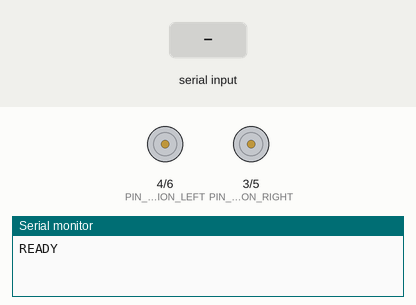
The sketch below on a simulated Arduino Uno, built with avr-gcc and run on an emulated ATmega328P. Parts: direction and speed pins drawn as motors (green arrow = direction pin HIGH = forward, orange = LOW = backward, longer = more drive), the last lines printed to the serial monitor. The test bench sets the inputs (shaded band).

Above: at 1.4 s.
1.5 s: "FORWARD\n" received over Serial
At 1.75 s:
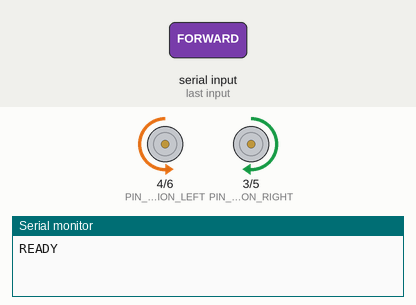
3.4 s: "LEFT\n" received over Serial
At 3.65 s:
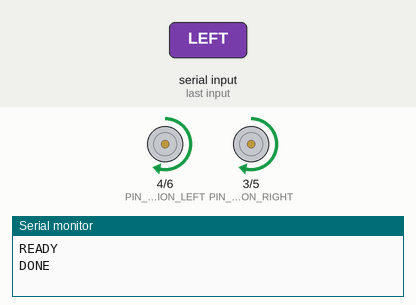
5.4 s: "RIGHT\n" received over Serial
At 5.65 s:
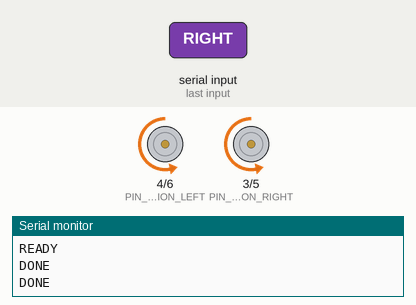
7.4 s: "NUDGE\n" received over Serial
At 8.3 s:
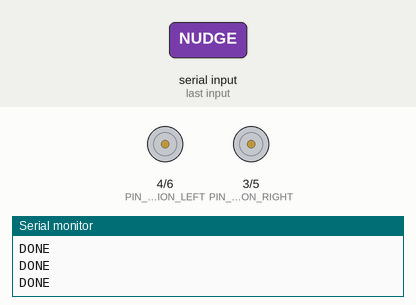
Timing chart, 0 to 10.2 s (numbered marks = the images above; inputs shaded):
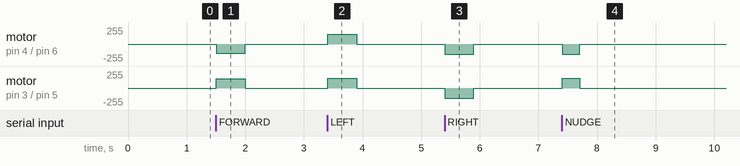

The sketch:

a_star_path_planner.ino
```cpp
//MOTOR PINS
#define PIN_DIRECTION_RIGHT 3
#define PIN_DIRECTION_LEFT  4
#define PIN_MOTOR_PWM_RIGHT 5
#define PIN_MOTOR_PWM_LEFT  6

//ULTRASONIC PINS
const int TRIG_PIN = 7;
const int ECHO_PIN = 8;

// MOVEMENT PARAMETERS
const int MOTOR_SPEED = 140;
const int TURN_SPEED  = 150;

//need to TUNE
const int MOVE_TIME = 490;
const int TURN_TIME = 495;      //90 degrees
const int NUDGE_TIME = 300;      // small nudge forward after the robto turns
const int NUDGE_SPEED = 120;     // low speed for the nudge

void setup() {
  Serial.begin(9600);

  pinMode(PIN_DIRECTION_LEFT, OUTPUT);
  pinMode(PIN_MOTOR_PWM_LEFT, OUTPUT);
  pinMode(PIN_DIRECTION_RIGHT, OUTPUT);
  pinMode(PIN_MOTOR_PWM_RIGHT, OUTPUT);

  pinMode(TRIG_PIN, OUTPUT);
  pinMode(ECHO_PIN, INPUT);

  stopMotors();
  Serial.println("READY");
  Serial.flush();
}

void loop() {
  if (Serial.available() > 0) {
    String cmd = Serial.readStringUntil('\n');
    cmd.trim();

    if (cmd == "FORWARD") {
      moveForward();
      Serial.println("DONE");
      Serial.flush();

    } else if (cmd == "LEFT") {
      turnLeft();
      Serial.println("DONE");
      Serial.flush();

    } else if (cmd == "RIGHT") {
      turnRight();
      Serial.println("DONE");
      Serial.flush();

    } else if (cmd == "NUDGE") {
      nudgeForward();
      Serial.println("DONE");
      Serial.flush();

    } else if (cmd == "SCAN") {
      float d = stabilizedUltrasonic();
      Serial.print("DIST:");
      Serial.println(d);
      Serial.flush();

    } else if (cmd == "STOP") {
      stopMotors();
      Serial.println("DONE");
      Serial.flush();
    }
  }
}

// MOVEMENT FUNCTIONS

void moveForward() {
  // Freenove polarity: LEFT=LOW forward, RIGHT=HIGH forward
  digitalWrite(PIN_DIRECTION_LEFT, LOW);
  digitalWrite(PIN_DIRECTION_RIGHT, HIGH);

  analogWrite(PIN_MOTOR_PWM_LEFT, MOTOR_SPEED);
  analogWrite(PIN_MOTOR_PWM_RIGHT, MOTOR_SPEED);

  delay(MOVE_TIME);
  stopMotors();
}

void nudgeForward() {
  // small forward nudge after turngni
  digitalWrite(PIN_DIRECTION_LEFT, LOW);
  digitalWrite(PIN_DIRECTION_RIGHT, HIGH);

  analogWrite(PIN_MOTOR_PWM_LEFT, NUDGE_SPEED);
  analogWrite(PIN_MOTOR_PWM_RIGHT, NUDGE_SPEED);

  delay(NUDGE_TIME);
  stopMotors();
}

void turnLeft() {
  // spin left
  digitalWrite(PIN_DIRECTION_LEFT, HIGH);
  digitalWrite(PIN_DIRECTION_RIGHT, HIGH);

  analogWrite(PIN_MOTOR_PWM_LEFT, TURN_SPEED);
  analogWrite(PIN_MOTOR_PWM_RIGHT, TURN_SPEED);

  delay(TURN_TIME);
  stopMotors();
}

void turnRight() {
  // spin right
  digitalWrite(PIN_DIRECTION_LEFT, LOW);
  digitalWrite(PIN_DIRECTION_RIGHT, LOW);

  analogWrite(PIN_MOTOR_PWM_LEFT, TURN_SPEED);
  analogWrite(PIN_MOTOR_PWM_RIGHT, TURN_SPEED);

  delay(TURN_TIME);
  stopMotors();
}

// motor stop
void stopMotors() {
  analogWrite(PIN_MOTOR_PWM_LEFT, 0);
  analogWrite(PIN_MOTOR_PWM_RIGHT, 0);
  delay(200);  //delay before scanning - this shoudl
}


float stabilizedUltrasonic() {
  stopMotors();      //motors fully stop before we scan
  delay(80);         // delay

  long d1 = readUltrasonicRaw();
  delay(30);
  long d2 = readUltrasonicRaw();
  delay(30);
  long d3 = readUltrasonicRaw();

  long d = min(d1, min(d2, d3));
  return d;
}

float readUltrasonicRaw() {
  digitalWrite(TRIG_PIN, LOW);
  delayMicroseconds(3);
  digitalWrite(TRIG_PIN, HIGH);
  delayMicroseconds(10);
  digitalWrite(TRIG_PIN, LOW);

  long dur = pulseIn(ECHO_PIN, HIGH, 30000);
  float dist = dur * 0.034 / 2;

  if (dist == 0 || dist > 400) return 400;
  return dist;
}
```

Measured:
- after the input at 1.5 s, motor on pin 4 (PIN_DIRECTION_LEFT) / pin 6 (PIN_MOTOR_PWM_LEFT): stopped → backward 140/255 at once, → stopped 0.49 s later; motor on pin 3 (PIN_DIRECTION_RIGHT) / pin 5 (PIN_MOTOR_PWM_RIGHT): stopped → forward 140/255 at once, → stopped 0.49 s later
- after the input at 3.4 s, motor on pin 4 (PIN_DIRECTION_LEFT) / pin 6 (PIN_MOTOR_PWM_LEFT), motor on pin 3 (PIN_DIRECTION_RIGHT) / pin 5 (PIN_MOTOR_PWM_RIGHT): stopped → forward 150/255 at once, → stopped 0.50 s later
- after the input at 5.4 s, motor on pin 4 (PIN_DIRECTION_LEFT) / pin 6 (PIN_MOTOR_PWM_LEFT), motor on pin 3 (PIN_DIRECTION_RIGHT) / pin 5 (PIN_MOTOR_PWM_RIGHT): stopped → backward 150/255 at once, → stopped 0.50 s later
- after the input at 7.4 s, motor on pin 4 (PIN_DIRECTION_LEFT) / pin 6 (PIN_MOTOR_PWM_LEFT): stopped → backward 150/255 at once, → stopped 0.30 s later; motor on pin 3 (PIN_DIRECTION_RIGHT) / pin 5 (PIN_MOTOR_PWM_RIGHT): stopped → forward 150/255 at once, → stopped 0.30 s later
